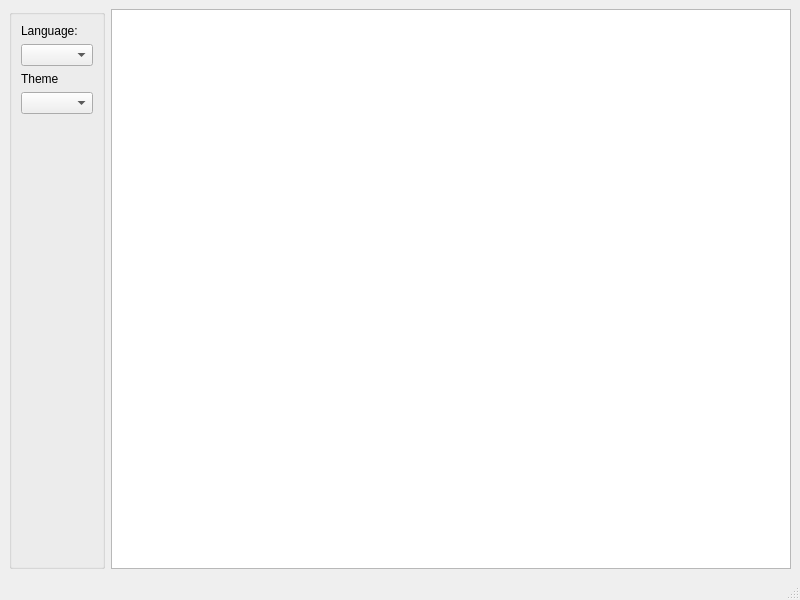
<?xml version="1.0" encoding="UTF-8"?>
<ui version="4.0">
 <class>MainWindow</class>
 <widget class="QMainWindow" name="MainWindow">
  <property name="geometry">
   <rect>
    <x>0</x>
    <y>0</y>
    <width>800</width>
    <height>600</height>
   </rect>
  </property>
  <property name="font">
   <font>
    <family>Ubuntu</family>
   </font>
  </property>
  <property name="windowTitle">
   <string>MainWindow</string>
  </property>
  <widget class="QWidget" name="centralwidget">
   <layout class="QHBoxLayout" name="horizontalLayout">
    <item>
     <widget class="QGroupBox" name="groupBox">
      <property name="sizePolicy">
       <sizepolicy hsizetype="Maximum" vsizetype="Preferred">
        <horstretch>0</horstretch>
        <verstretch>0</verstretch>
       </sizepolicy>
      </property>
      <property name="minimumSize">
       <size>
        <width>0</width>
        <height>0</height>
       </size>
      </property>
      <property name="title">
       <string/>
      </property>
      <layout class="QFormLayout" name="formLayout">
       <item row="0" column="0">
        <widget class="QLabel" name="label">
         <property name="text">
          <string>Language:</string>
         </property>
        </widget>
       </item>
       <item row="1" column="0">
        <widget class="QComboBox" name="langComboBox">
         <property name="currentText">
          <string/>
         </property>
         <property name="currentIndex">
          <number>-1</number>
         </property>
        </widget>
       </item>
       <item row="2" column="0">
        <widget class="QLabel" name="label_2">
         <property name="text">
          <string>Theme</string>
         </property>
        </widget>
       </item>
       <item row="3" column="0">
        <widget class="QComboBox" name="themeComboBox"/>
       </item>
      </layout>
     </widget>
    </item>
    <item>
     <widget class="QPlainTextEdit" name="plainTextEdit"/>
    </item>
   </layout>
  </widget>
  <widget class="QMenuBar" name="menubar">
   <property name="geometry">
    <rect>
     <x>0</x>
     <y>0</y>
     <width>800</width>
     <height>27</height>
    </rect>
   </property>
  </widget>
  <widget class="QStatusBar" name="statusbar"/>
 </widget>
 <resources/>
 <connections/>
</ui>
